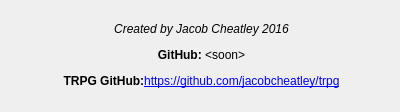
<?xml version="1.0" encoding="UTF-8"?>
<ui version="4.0">
 <class>AboutDialog</class>
 <widget class="QDialog" name="AboutDialog">
  <property name="geometry">
   <rect>
    <x>0</x>
    <y>0</y>
    <width>400</width>
    <height>112</height>
   </rect>
  </property>
  <property name="windowTitle">
   <string>About</string>
  </property>
  <widget class="QLabel" name="label">
   <property name="geometry">
    <rect>
     <x>6</x>
     <y>0</y>
     <width>391</width>
     <height>111</height>
    </rect>
   </property>
   <property name="text">
    <string>&lt;html&gt;&lt;head/&gt;&lt;body&gt;&lt;p align=&quot;center&quot;&gt;&lt;span style=&quot; font-style:italic;&quot;&gt;Created by Jacob Cheatley 2016&lt;/span&gt;&lt;/p&gt;&lt;p align=&quot;center&quot;&gt;&lt;span style=&quot; font-weight:600;&quot;&gt;GitHub:&lt;/span&gt; &amp;lt;soon&amp;gt;&lt;/p&gt;&lt;p align=&quot;center&quot;&gt;&lt;span style=&quot; font-weight:600;&quot;&gt;TRPG GitHub:&lt;/span&gt;&lt;a href=&quot;https://github.com/jacobcheatley/trpg&quot;&gt;&lt;span style=&quot; text-decoration: underline; color:#0000ff;&quot;&gt;https://github.com/jacobcheatley/trpg&lt;/span&gt;&lt;/a&gt;&lt;/p&gt;&lt;/body&gt;&lt;/html&gt;</string>
   </property>
   <property name="textFormat">
    <enum>Qt::RichText</enum>
   </property>
   <property name="openExternalLinks">
    <bool>true</bool>
   </property>
   <property name="textInteractionFlags">
    <set>Qt::TextBrowserInteraction</set>
   </property>
  </widget>
 </widget>
 <resources/>
 <connections/>
</ui>
